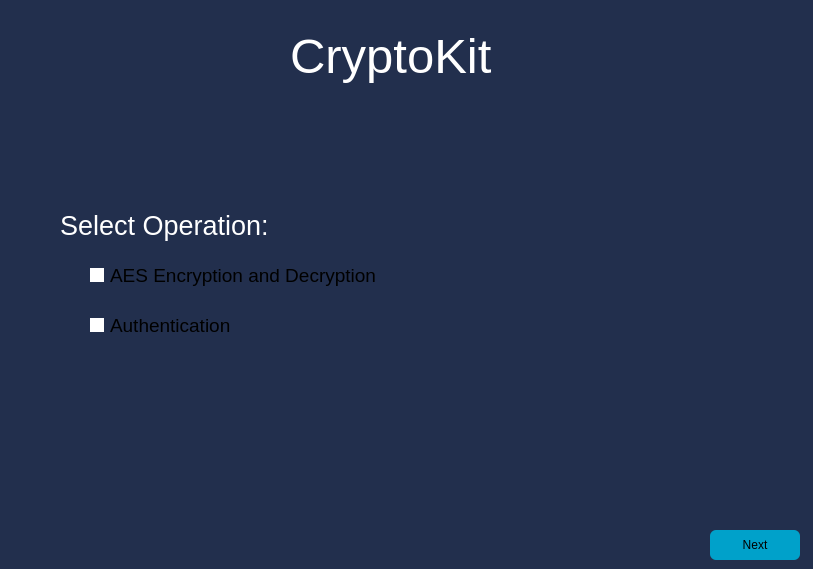
<?xml version="1.0" encoding="UTF-8"?>
<ui version="4.0">
 <class>CryptoMain</class>
 <widget class="QWidget" name="CryptoMain">
  <property name="geometry">
   <rect>
    <x>0</x>
    <y>0</y>
    <width>813</width>
    <height>569</height>
   </rect>
  </property>
  <property name="windowTitle">
   <string>Form</string>
  </property>
  <property name="styleSheet">
   <string notr="true">background:#222f4d</string>
  </property>
  <widget class="QLabel" name="label">
   <property name="geometry">
    <rect>
     <x>290</x>
     <y>20</y>
     <width>211</width>
     <height>71</height>
    </rect>
   </property>
   <property name="font">
    <font>
     <pointsize>37</pointsize>
    </font>
   </property>
   <property name="styleSheet">
    <string notr="true">color:white;</string>
   </property>
   <property name="text">
    <string>CryptoKit</string>
   </property>
  </widget>
  <widget class="QLabel" name="label_2">
   <property name="geometry">
    <rect>
     <x>60</x>
     <y>200</y>
     <width>221</width>
     <height>51</height>
    </rect>
   </property>
   <property name="font">
    <font>
     <pointsize>20</pointsize>
    </font>
   </property>
   <property name="styleSheet">
    <string notr="true">color:white;</string>
   </property>
   <property name="text">
    <string>Select Operation:</string>
   </property>
  </widget>
  <widget class="QRadioButton" name="AESChoice">
   <property name="geometry">
    <rect>
     <x>90</x>
     <y>260</y>
     <width>301</width>
     <height>31</height>
    </rect>
   </property>
   <property name="font">
    <font>
     <pointsize>14</pointsize>
    </font>
   </property>
   <property name="styleSheet">
    <string notr="true">color:white;
QRadioButton::indicator {
    width:                  10px;
    height:                 10px;
    border-radius:          7px;
}

QRadioButton::indicator:checked {
    background-color:       #00a1ca;
    border:                 2px solid white;
}

QRadioButton::indicator:unchecked {
    background-color:       white;
    border:                 2px solid white;
}</string>
   </property>
   <property name="text">
    <string>AES Encryption and Decryption</string>
   </property>
  </widget>
  <widget class="QRadioButton" name="AUTHChoice">
   <property name="geometry">
    <rect>
     <x>90</x>
     <y>310</y>
     <width>301</width>
     <height>31</height>
    </rect>
   </property>
   <property name="font">
    <font>
     <pointsize>14</pointsize>
    </font>
   </property>
   <property name="styleSheet">
    <string notr="true">color:white;
QRadioButton::indicator {
    width:                  10px;
    height:                 10px;
    border-radius:          7px;
}

QRadioButton::indicator:checked {
    background-color:       #00a1ca;
    border:                 2px solid white;
}

QRadioButton::indicator:unchecked {
    background-color:       white;
    border:                 2px solid white;
}</string>
   </property>
   <property name="text">
    <string>Authentication</string>
   </property>
  </widget>
  <widget class="QPushButton" name="next">
   <property name="geometry">
    <rect>
     <x>710</x>
     <y>530</y>
     <width>90</width>
     <height>30</height>
    </rect>
   </property>
   <property name="styleSheet">
    <string notr="true">background:#00a1ca;
color: black;
border-radius: 6px;</string>
   </property>
   <property name="text">
    <string>Next</string>
   </property>
  </widget>
 </widget>
 <resources/>
 <connections/>
</ui>
